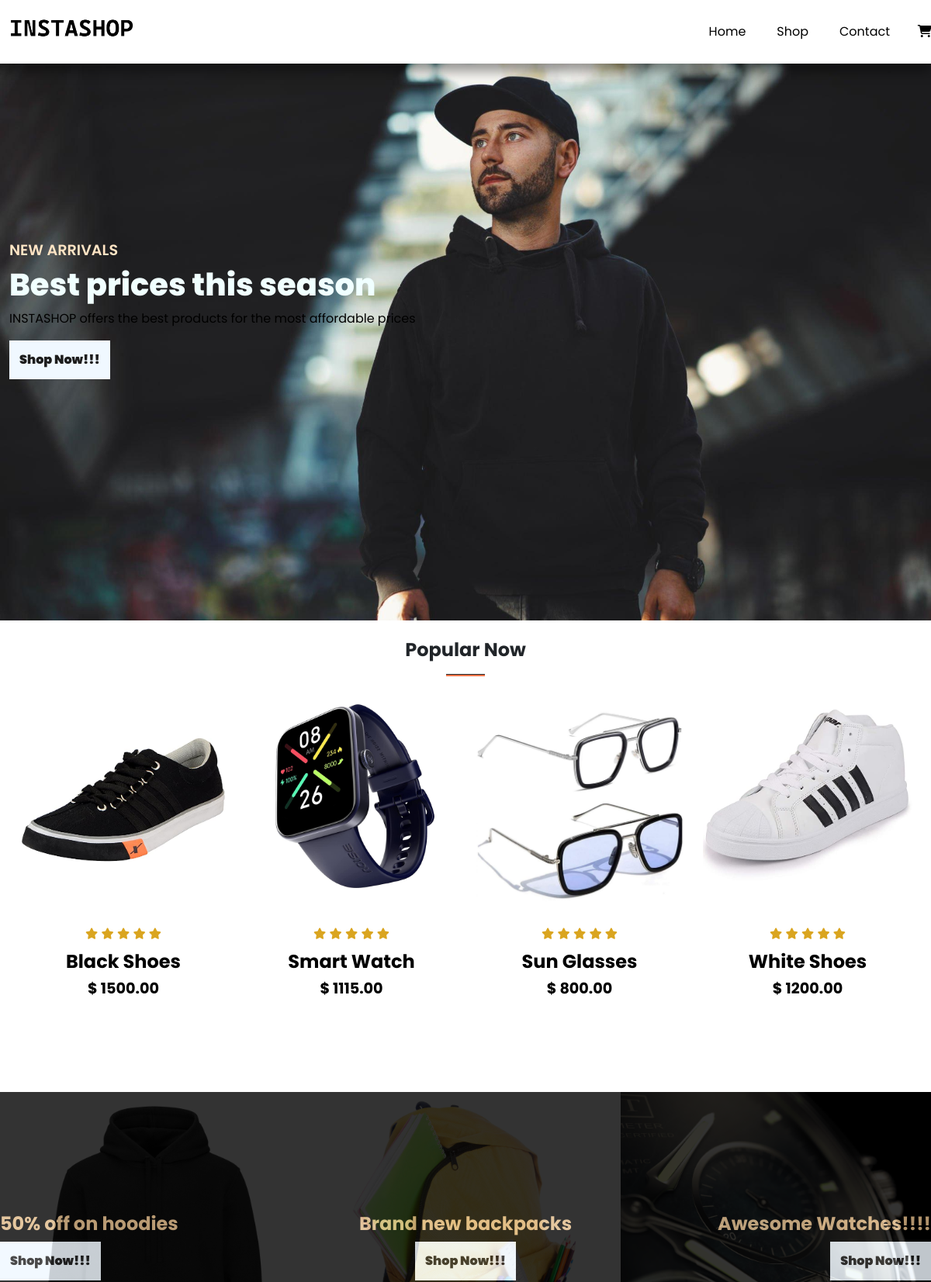
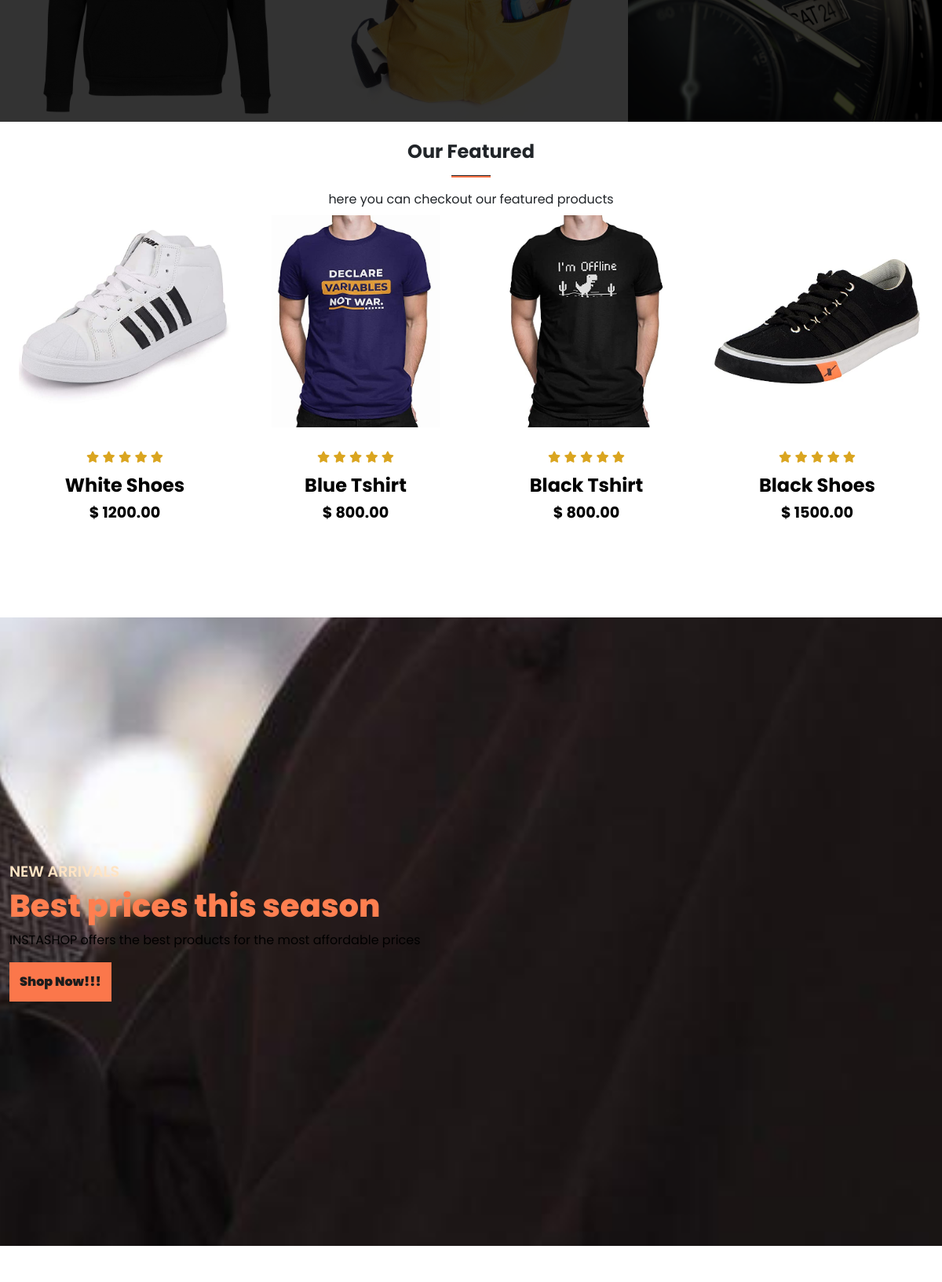
The page / (upper part) on the database its author committed (2 pictures, top to bottom).
### tables this page shows
CREATE TABLE `products` (
  `product_id` int(11) NOT NULL,
  `product_name` varchar(100) NOT NULL,
  `product_category` varchar(100) NOT NULL,
  `product_description` varchar(255) NOT NULL,
  `product_image` varchar(255) NOT NULL,
  `product_image2` varchar(255) NOT NULL,
  `product_image3` varchar(255) NOT NULL,
  `product_image4` varchar(255) NOT NULL,
  `product_price` decimal(6,2) NOT NULL,
  `product_special_offer` int(11) NOT NULL,
  `product_color` varchar(100) NOT NULL
);

### server/get_popular.php (called while the page is built)
<?php
include('connection.php');
$stmt = $conn->prepare("SELECT * FROM products where product_id >= 13 LIMIT 4");
$stmt->execute();
$featured_products = $stmt->get_result();
?>

### server/get_featured_products.php (called while the page is built)
<?php
include('connection.php');
$stmt = $conn->prepare("SELECT * FROM products LIMIT 4");
$stmt->execute();
$featured_products = $stmt->get_result();
?>

### index.php (the view, shortened to what this page needs)
<!DOCTYPE html>
<html lang="en">
<body>
  <section id="home">
    <div class="container-fluid">
      <h5>NEW ARRIVALS</h5>
      <h1>Best prices this season</h1>
      <p>INSTASHOP offers the best products for the most affordable prices</p>
      <a href="shop.php"><button>Shop Now!!!</button></a>
    </div>
  </section>
  <section id="featured" class="my-3 pb-3">
    <div class="container-fluid text-center mt-3 py-2">
      <h3>Popular Now</h3>
      <hr class="mx-auto" />
    </div>
    <div class="row mx-auto container-fluid">
      <?php include('server/get_popular.php'); ?>
      <?php while ($row = $featured_products->fetch_assoc()){?>
      <div class="product text-center col-lg-3 col-md-4 col-sm-12">
      <a href="<?php echo "single_product.php?product_id=".$row['product_id']?>"><img class="img-fluid mb-3" src="./assets/imgs/<?php echo $row['product_image']; ?>" />
        <div class="stars">
          <i class="fas fa-star"></i>
          <i class="fas fa-star"></i>
          <i class="fas fa-star"></i>
          <i class="fas fa-star"></i>
          <i class="fas fa-star"></i>
        </div>
        <h3 class="p-name"><?php echo $row['product_name']; ?></h3>
        <h4 class="p-price">$ <?php echo $row['product_price']; ?></h4>
        <a href="<?php echo "single_product.php?product_id=".$row['product_id']?>"><button class="buy-btn">Buy Now</button></a>
      </a>
      </div>
      <?php } ?>
    </div>
  </section>
  <section id="new" class="w-100">
    <div class="row p-0 m-0">
      <div class="one col-lg-4 col-md-12 col-sm-12 p-0">
      <a href="shop.php"><img class="img-fluid" src="./assets/imgs/1.jpg" />
        <div class="details">
          <h2>50% off on hoodies</h2>
          <button>Shop Now!!!</button>
        </div>
        </a>
      </div>
      <div class="one col-lg-4 col-md-12 col-sm-12 p-0">
      <a href="shop.php"><img class="img-fluid" src="./assets/imgs/5.jpg" />
        <div class="details">
          <h2>Brand new backpacks</h2>
          <button>Shop Now!!!</button>
        </div>
        </a>
      </div>
      <div class="one col-lg-4 col-md-12 col-sm-12 p-0">
      <a href="shop.php"><img class="img-fluid" src="./assets/imgs/4.jpg" />
        <div class="details">
          <h2>Awesome Watches!!!!</h2>
          <button>Shop Now!!!</button>
        </div>
        </a>
      </div>
    </div>
  </section>
  <section id="featured" class="my-3 pb-3">
    <div class="container-fluid text-center mt-3 py-2">
      <h3>Our Featured</h3>
      <hr class="mx-auto" />
      <p1>here you can checkout our featured products</p1>
    </div>
    <div class="row mx-auto container-fluid">
      <?php include('server/get_featured_products.php'); ?>
      <?php while ($row = $featured_products->fetch_assoc()){?>
      <div class="product text-center col-lg-3 col-md-4 col-sm-12">
      <a href="<?php echo "single_product.php?product_id=".$row['product_id']?>"><img class="img-fluid mb-3" src="./assets/imgs/<?php echo $row['product_image']; ?>" />
        <div class="stars">
          <i class="fas fa-star"></i>
          <i class="fas fa-star"></i>
          <i class="fas fa-star"></i>
          <i class="fas fa-star"></i>
          <i class="fas fa-star"></i>
        </div>
        <h3 class="p-name"><?php echo $row['product_name']; ?></h3>
        <h4 class="p-price">$ <?php echo $row['product_price']; ?></h4>
        <a href="<?php echo "single_product.php?product_id=".$row['product_id']?>"><button class="buy-btn">Buy Now</button></a>
      </a>
      </div>
      <?php } ?>
    </div>
  </section>
  <section id="banner">
    <div class="container-fluid">
      <h5>NEW ARRIVALS</h5>
      <h1>Best prices this season</h1>
      <p>INSTASHOP offers the best products for the most affordable prices</p>
      <a href="shop.php"><button>Shop Now!!!</button></a>
    </div>
  </section>
</body>
</html>

### assets/css/style.css (style rules this page uses)
* { margin: 0; padding: 0; box-sizing: border-box; }
.nav-buttons { margin-left: 60%; }
a { text-decoration: none; color: black; }
body { font-family: 'Poppins', sans-serif; }
h1 { font-size: 2.5rem; font-weight: 800; color: azure; }
h2 { font-size: 1.5rem; font-weight: 700; }
h3 { font-size: 1.5rem; font-weight: 700; }
h4 { font-size: 1.2rem; font-weight: 700; }
h5 { color: bisque; font-size: 1.2rem; font-weight: 600; }
p { color: black; }
hr { width: 50px; height: 3px; opacity: 1; background-color: #fb774b; }
.navbar { font-size: 16px; padding-top: 1rem !important; padding-bottom: 1rem !important; top: 0; left: 0; box-shadow: 0 10px 15px rgba(0,0,0,0.4); }
.navbar-light .navbar-nav .nav-link { padding: 0 20px; color: black; transition: 0.5s ease; }
.navbar i { font-size: 2ream; color: black; size: 16px; padding: 0 0.7px; transition: 0.5s ease; cursor: pointer; margin-left: 15px; }
.navbar img { width: 160px; }
#home { background-image: url(../imgs/back1.jpg); width: 100%; height: 100vh; background-size: cover; display: flex; background-position-y: 75px; flex-direction: column; justify-content: center; align-items: flex-start; }
button { font-size: 1rem; font-weight: 900; outline: none; border: none; background-color: aliceblue; color: #1d1d1d; padding: 13px 13px; }
#new .one { position: relative; }
#new .one .details { position: absolute; top: 0; left: 0; color: burlywood; font-weight: bold; transition: 0.5s ease; opacity: 0.8; background-color: rgb(1, 1, 1); width: 100%; height:100%; }
#new .one:nth-child(1) .details { display: flex; justify-content: center; flex-direction: column; align-items: flex-start; text-align: start; }
#new .one:nth-child(2) .details { display: flex; justify-content: center; flex-direction: column; align-items: center; text-align: start; }
#new .one:nth-child(3) .details { display: flex; justify-content: center; flex-direction: column; align-items: flex-end; text-align: start; }
.product { cursor: pointer; margin-bottom: 2rem; }
.product img { transition: 0.4 all; }
.stars { padding: 10px 0; }
.stars i { font-size: 0.9rem; color: goldenrod; }
#banner { background-image: url(../imgs/back2.jpg); width: 100%; height: 100vh; background-size: cover; background-position-x: center; background-position-y: 75px; background-repeat: no-repeat; background-attachment: fixed; display: flex; flex-direction: column; justify-content: center; align-items: flex-start; }
#banner h1 { color: coral; }
#banner button { background-color: #fb774b; }

### rows shown on the page
products: product_image (picture), product_name "Black Shoes", product_price "1500.00"
products: product_image (picture), product_name "Smart Watch", product_price "1115.00"
products: product_image (picture), product_name "Sun Glasses", product_price "800.00"
products: product_image (picture), product_name "White Shoes", product_price "1200.00"
products: product_image (picture), product_name "White Shoes", product_price "1200.00"
products: product_image (picture), product_name "Blue Tshirt", product_price "800.00"
products: product_image (picture), product_name "Black Tshirt", product_price "800.00"
products: product_image (picture), product_name "Black Shoes", product_price "1500.00"
